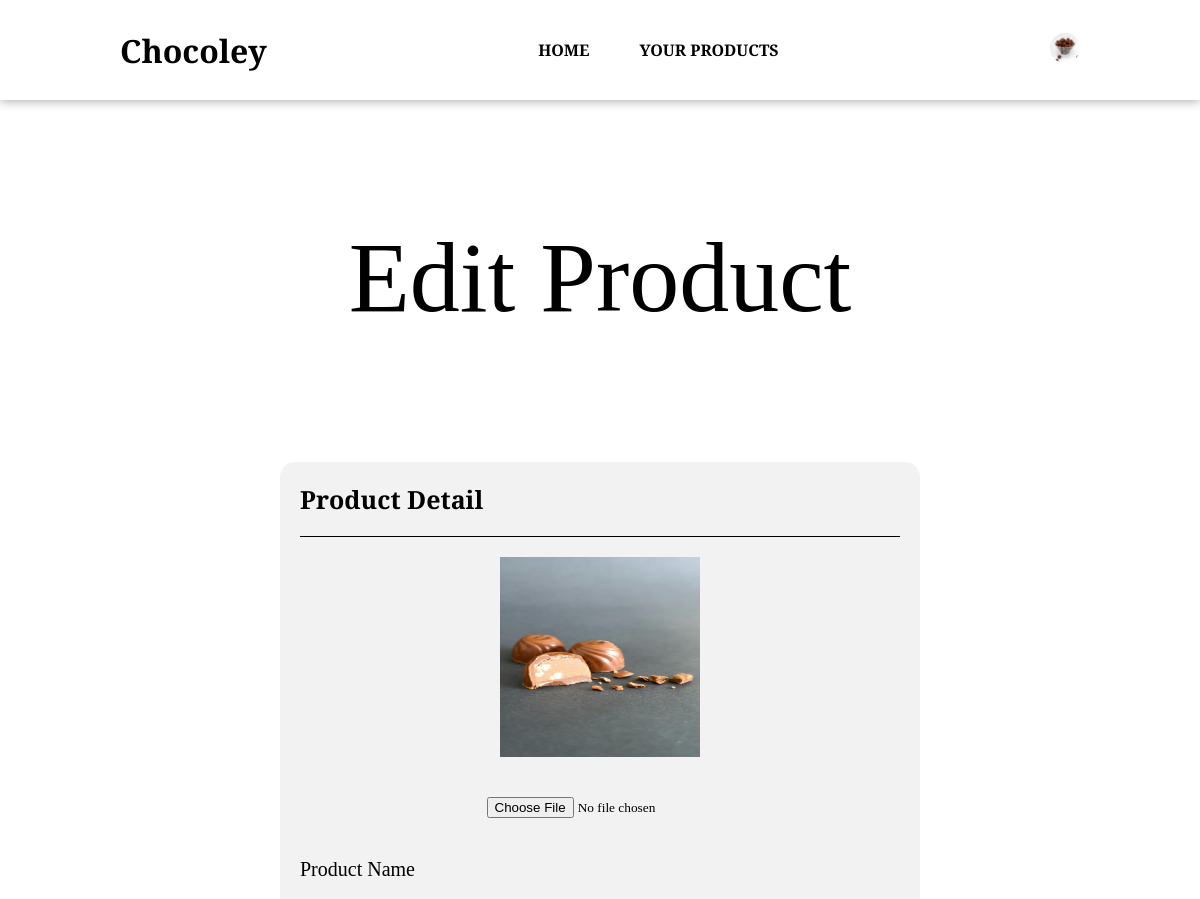
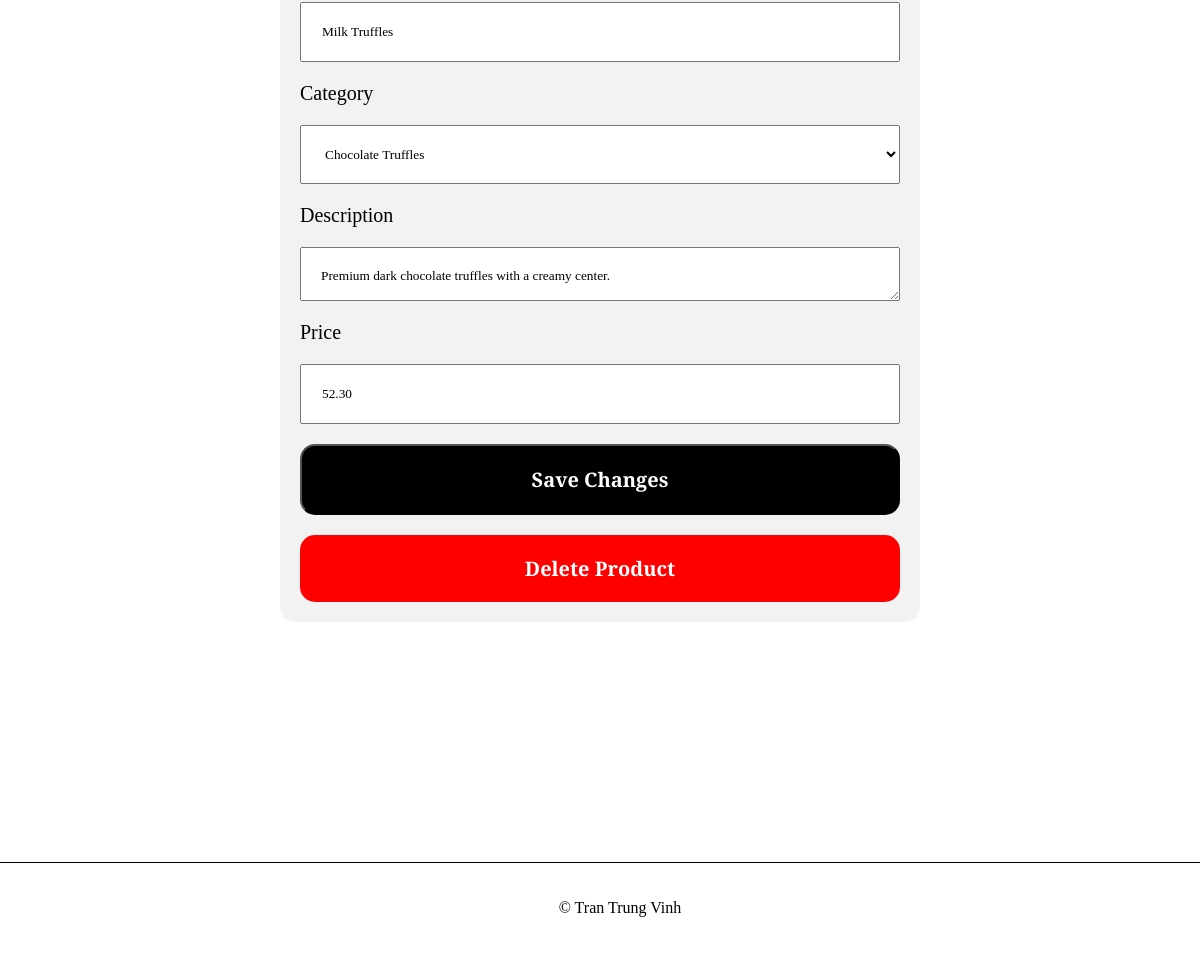
The app's page /Web pages/index.php?seller=edit_product&product_id=4 (signed in) with its own data (2 pictures, top to bottom).
### tables this page shows
CREATE TABLE `products` (
  `id` int(11) NOT NULL,
  `name` varchar(100) NOT NULL,
  `description` varchar(300) NOT NULL,
  `price` decimal(10,2) NOT NULL,
  `category_id` int(11) NOT NULL,
  `image` text DEFAULT NULL
);

### Web pages/Seller/edit_product.php (the view, shortened to what this page needs)
<?php
    include "../Backend/connect_db.php";
    $product_id = $_GET['product_id'];
    $sql = "SELECT p.id, p.name, p.description, p.price, p.image, c.name AS category_name
            FROM products p JOIN categories c ON p.category_id = c.category_id
            WHERE p.id = $product_id";
    $result = mysqli_query($conn, $sql);
    $row = mysqli_fetch_assoc($result);
    $category = "SELECT * FROM categories";
    $category_query = mysqli_query($conn, $category);
?>
<!DOCTYPE html>
<html lang="en">
<head>
    <link rel="stylesheet" href="../Style/product.css">
</head>
<body>
    <?php
        include "./Components/header.php";
    ?>
    <h1 id="edit-title">Edit Product</h1>
    <section id="profile">
        <div id="right-profile">
            <div class="right-content" id="right-account">
                <div id="right-account-title">
                    <h1>Product Detail</h1>
                </div>
                <form id="edit-profile" action="../Backend/edit_product.php" method="post" enctype="multipart/form-data">
                    <div id="image-edit">
                        <img id="user-image" src="../Images/Products/<?php echo $row['image']; ?>" alt="image">
                        <input id="file-upload" name="image" type="file" accept=".jpg,.png">
                    </div>
                    <label>Product Name</label>
                    <input id="product-name" type="text" name="product_name" value="<?php echo $row['name'] ?>">
                    <label>Category</label>
                    <select name="category">
                        <?php
                            while ($category_row = mysqli_fetch_assoc($category_query)) {
                                $selected = ($category_row['name'] == $row['category_name']) ? 'selected' : '';
                                echo '<option value="' . $category_row['name'] . '" ' . $selected . '>' . $category_row['name'] . '</option>';
                            }
                        ?>
                    </select>
                    <label>Description</label>
                    <textarea id="product-description" name="description"><?php echo $row['description'] ?></textarea>
                    <label>Price</label>
                    <input id="product-price" type="number" name="price" step="0.01" min="0" value="<?php echo $row['price']?>">
                    <button id="submit-product" class="change-profile" type="submit">Save Changes</button>
                </form>
                <form method="post" action="../Backend/delete_product.php">
                        <button id="delete-product" type="submit">Delete Product</button>
                </form>
            </div>
    </section>
    <?php
        include "./Components/footer.php";
    ?>
</body>
</html>

### Style/product.css (style rules this page uses)
#profile { width: 100%; margin: 0; padding-top: 5%; padding-bottom: 10%; }
#right-profile { margin: 0; margin: 0 auto; }
#edit-title { margin-top: 10%; text-align: center; font-size: 100px; font-weight: 100; }
#image-edit img { border-radius: 0px; }
textarea { font-family: "Josefin Slab", serif; padding: 20px; padding-bottom: 0; }
#delete-product { width: 100%; padding: 20px; font-family: "Josefin Slab", serif; background-color: red; color: white; font-weight: bold; font-size: 20px; border: none; border-radius: 15px; }

### Style/account.css (style rules this page uses)
body, html { font-family: "Josefin Slab", serif; margin: 0; padding: 0; height: 100%; width: 100%; overflow-x: hidden; }
label { font-size: 20px; }
#profile { width: 100%; height: fit-content; margin: 0 10% 0 10%; display: flex; gap: 50px; }
#right-profile { width: 50%; height: 100%; margin-right: 10%; background-color: #f2f2f2; padding: 20px; border-radius: 15px; }
#right-account { display: flex; flex-direction: column; gap: 20px; }
#right-account-title { border-bottom: groove 1px black; padding-bottom: 20px; }
#right-account-title h1 { margin: 0; font-size: 25px; }
#edit-profile { display: flex; flex-direction: column; gap: 20px; }
.change-profile { padding: 20px 0 20px 0; background-color: black; font-family: "Josefin Slab", serif; color: white; font-weight: bold; font-size: 20px; border-radius: 15px; }
#image-edit img { width: 200px; height: 200px; border-radius: 50%; }
#image-edit { display: flex; flex-direction: column; gap: 20px; align-items: center; }
select { padding: 20px; font-family: "Josefin Slab", serif; }
#profile input { padding: 20px; }
#profile input { font-family: "Josefin Slab", serif; }

### records on screen
products: image (picture), product_name "Milk Truffles", description "Premium dark chocolate truffles with a creamy center.", price "52.30"

### other values on screen
form field category "Chocolate Truffles"
